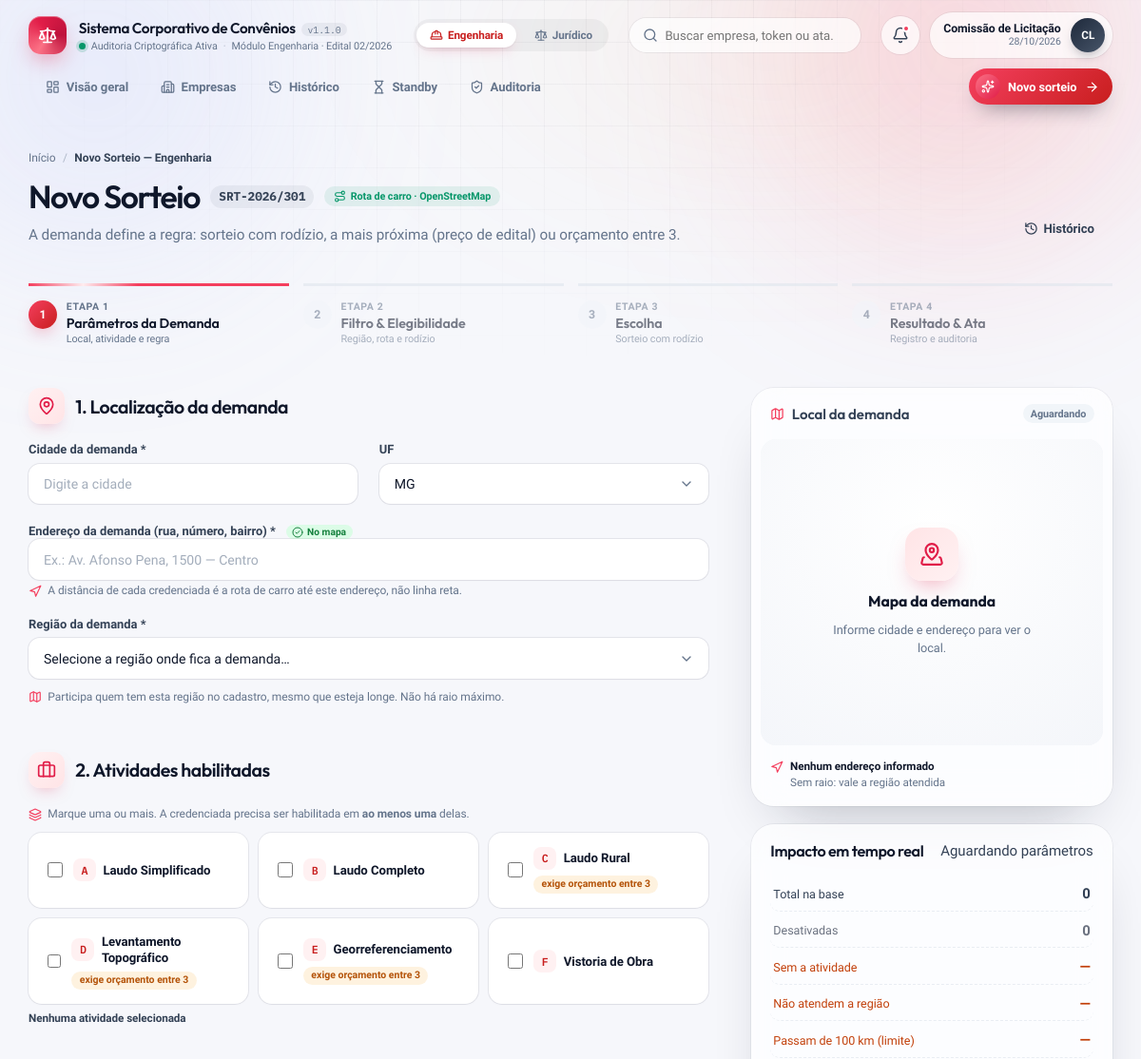
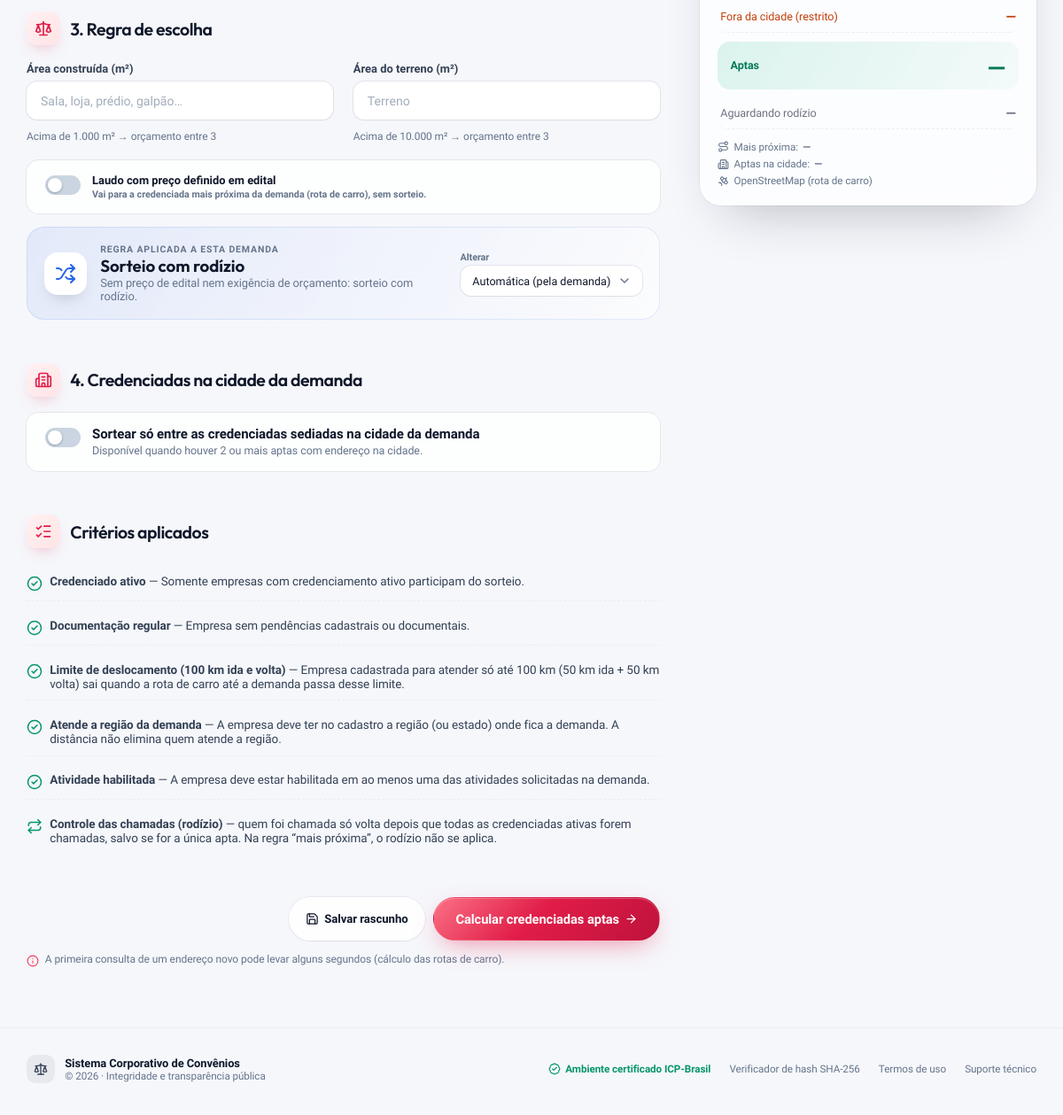
The page /index.php?page=novo-sorteio on the database its author committed (2 pictures, top to bottom).
### tables this page shows
CREATE TABLE IF NOT EXISTS criterios (
  codigo VARCHAR(60) PRIMARY KEY,
  nome VARCHAR(160) NOT NULL,
  descricao VARCHAR(500) NOT NULL DEFAULT '',
  obrigatorio TINYINT(1) NOT NULL DEFAULT 0,
  tipo VARCHAR(40) NOT NULL DEFAULT 'boolean',
  ativo TINYINT(1) NOT NULL DEFAULT 1
);

### pages/novo-sorteio.php (the view, shortened to what the rows shown need)
<?php
$companyService = new CompanyService();
$catalogo = $companyService->getCatalogo();
$criterios = $companyService->listCriterios();
$fluxo = sorteador_get_fluxo() ?? [];
$etapa = (string) ($_GET['etapa'] ?? ($fluxo['etapa'] ?? 'demanda'));
?>
<div class="empresas-hero sorteio-hero">
  <div>
    <div class="dash-title-row">
      <h1>Novo Sorteio</h1>
    </div>
  </div>
</div>
<?php if ($etapa === 'demanda'): ?>
  <div class="sorteio-layout">
    <div class="sorteio-main">
      <form id="formDemanda" class="sorteio-form" novalidate>
        <section class="panel sorteio-section">
          <div class="panel-body">
            <ul class="criterios-fixos">
              <?php foreach ($criterios as $criterio): ?>
                <li>
                  <i data-lucide="check-circle-2"></i>
                  <span><strong><?= e($criterio->nome) ?></strong> — <?= e($criterio->descricao) ?></span>
                </li>
              <?php endforeach; ?>
            </ul>
          </div>
        </section>
      </form>
    </div>
  </div>
<?php endif; ?>

### rows shown on the page
criterios: nome "Credenciado ativo", descricao "Somente empresas com credenciamento ativo participam do sorteio."
criterios: nome "Documentação regular", descricao "Empresa sem pendências cadastrais ou documentais."
criterios: nome "Limite de deslocamento (100 km ida e volta)", descricao "Empresa cadastrada para atender só até 100 km (50 km ida + 50 km volta) sai quando a rota de carro até a demanda passa desse limite."
criterios: nome "Atende a região da demanda", descricao "A empresa deve ter no cadastro a região (ou estado) onde fica a demanda. A distância não elimina quem atende a região."
criterios: nome "Atividade habilitada", descricao "A empresa deve estar habilitada em ao menos uma das atividades solicitadas na demanda."

### other values the page prints
app_config('org') "Sistema Corporativo de Convênios"
app_config('version') "1.1.0"
$nomeExibicao "Comissão de Licitação"
$iniciaisUser "CL"
$item['label'] "Visão geral"
$item['label'] "Empresas"
$item['label'] "Histórico"
$item['label'] "Standby"
$item['label'] "Auditoria"
$ctaNav['label'] "Novo sorteio"
$n "1"
$meta['label'] "Parâmetros da Demanda"
$meta['hint'] "Local, atividade e regra"
$n "2"
$meta['label'] "Filtro & Elegibilidade"
